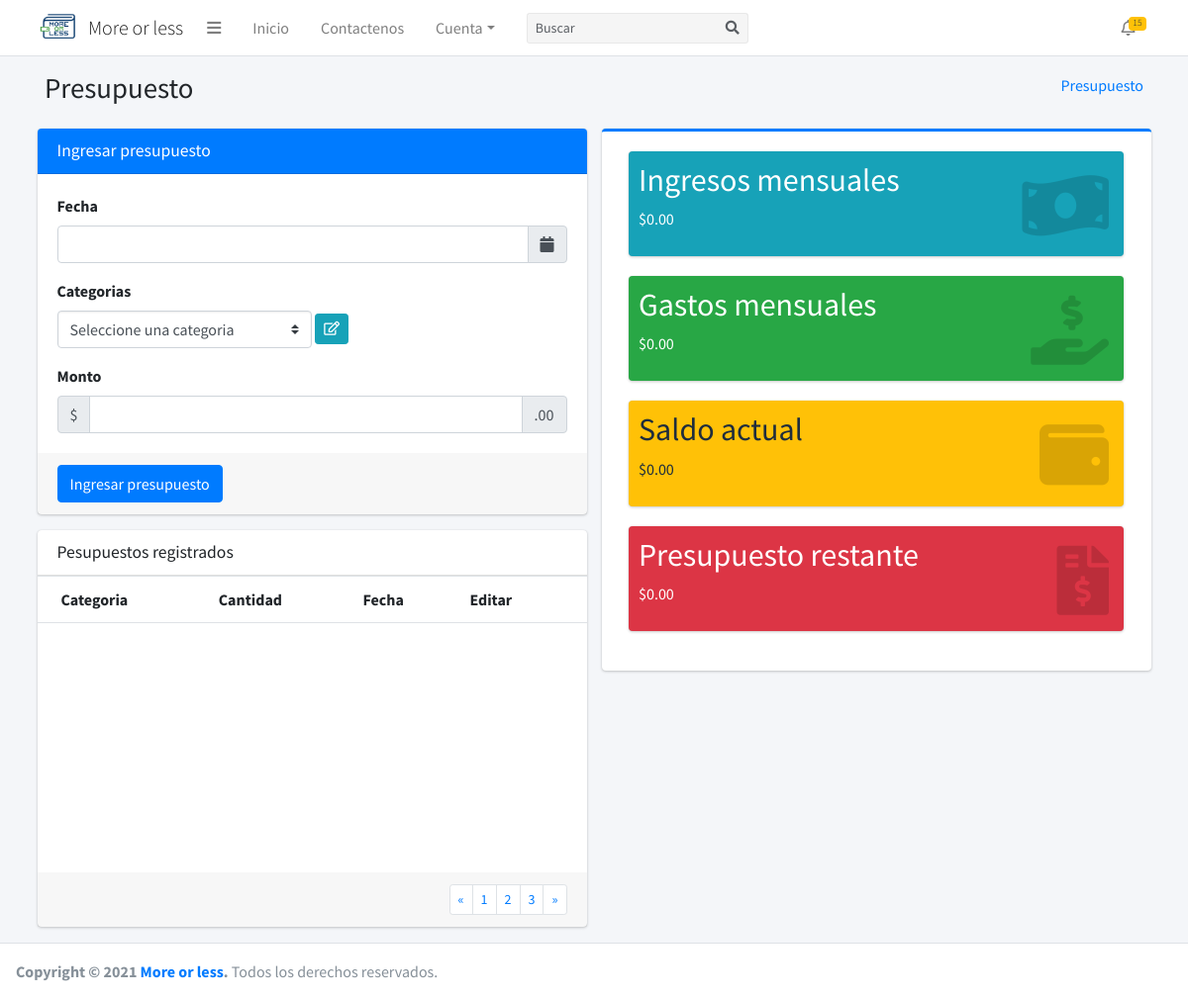
Page /presupuesto/ on the earlier database version.
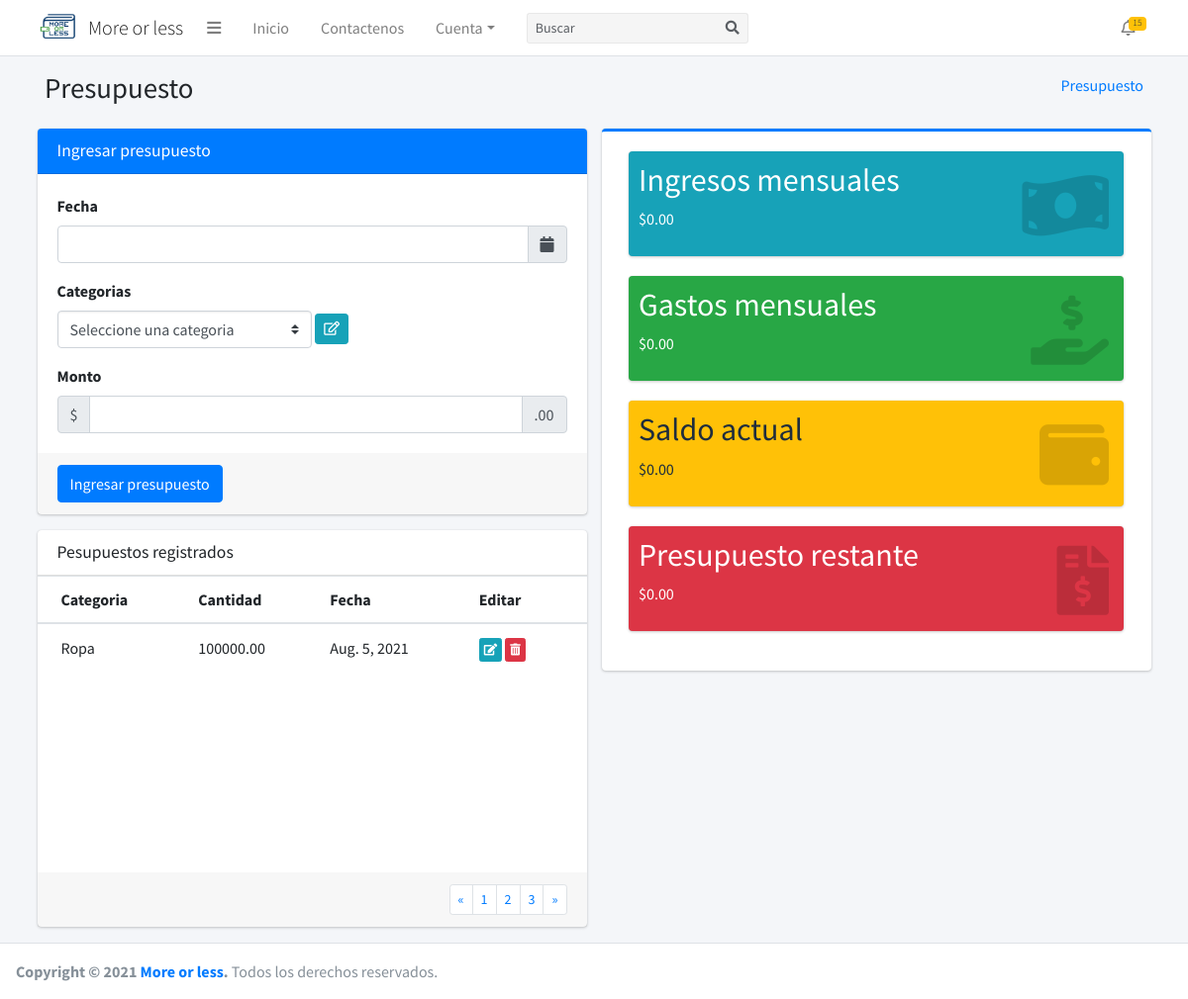
Same page on the later database version.
### core/presupuesto/models.py (models this page shows, shortened)
class Presupuesto(models.Model):
    date = models.DateField(default=datetime.now, verbose_name='Fecha de registro')
    amount = models.DecimalField(default=0.00, max_digits=9, decimal_places=2, verbose_name='Monto')
    category = models.CharField(max_length=50, verbose_name='Categoria')
    class Meta:
        verbose_name = 'Presupuesto'
        verbose_name_plural = 'Presupuestos'
        db_table = 'presupuesto'
        ordering = ['id']

### core/presupuesto/views.py (the view)
# urls.py: path('presupuesto/', PresupuestoListView.as_view(), name='presupuesto'),
class PresupuestoListView(ListView):
    model = Presupuesto
    template_name = 'presupuesto.html'
    def get_context_data(self, **kwargs):
        context = super().get_context_data(**kwargs)
        context['title'] = 'Pesupuestos registrados'
        return context

### templates/presupuesto.html (shortened to what the changed rows need)
{% extends 'body.html' %}
{% load static %}
{% block content %}
    <div class="content-wrapper">
        <div class="content-header">
            <div class="container">
                <div class="container-fluid">
                    <div class="row mb-2">
                        <div class="col-sm-6">
                            <h1 class="m-0">Presupuesto</h1>
                        </div>
                    </div>
                </div>
            </div>
        </div>
        <section class="content">
            <div class="container">
                <div class="row">
                    <div class="col-12 col-sm-12 col-lg-6">
                        {% include 'list_presupuesto.html' %}
                    </div>
                    <div class="col-12 col-sm-12 col-lg-6">
                        <div class="card card-primary card-outline">
                            <div class="card-body">
                                <div class="col-12 col-sm-12 col-lg-12">
                                    <div class="small-box bg-info">
                                        <div class="inner">
                                            <h2>Ingresos mensuales</h2>
                                        </div>
                                    </div>
                                </div>
                                <div class="col-12 col-sm-12 col-lg-12">
                                    <div class="small-box bg-success">
                                        <div class="inner">
                                            <h2>Gastos mensuales</h2>
                                        </div>
                                    </div>
                                </div>
                                <div class="col-12 col-sm-12 col-lg-12">
                                    <div class="small-box bg-warning">
                                        <div class="inner">
                                            <h2>Saldo actual</h2>
                                        </div>
                                    </div>
                                </div>
                                <div class="col-12 col-sm-12 col-lg-12">
                                    <div class="small-box bg-danger">
                                        <div class="inner">
                                            <h2>Presupuesto restante</h2>
                                        </div>
                                    </div>
                                </div>
                            </div>
                        </div>
                    </div>
                </div>
            </div>
        </section>
    </div>
{% endblock %}

### templates/list_presupuesto.html
{% extends 'list.html' %}
{% block columns %}
    <tr>
        <th>Categoria</th>
        <th>Cantidad</th>
        <th>Fecha</th>
        <th>Editar</th>
    </tr>
{% endblock %}
{% block rows %}
    <tr>
        {% for c in object_list %}
            <td>{{ c.category }}</td>
            <td>{{ c.amount }}</td>
            <td>{{ c.date }}</td>
            <td>
                <button type="button" class="btn btn-info btn-xs"><i class="fas fa-edit"></i>
                </button>
                <button type="button" class="btn btn-danger btn-xs"><i
                        class="fas fa-trash-alt"></i>
                </button>
            </td>
        {% endfor %}
    </tr>
{% endblock %}

Differences in the rows shown:
added Presupuesto: category "Ropa", amount "100000.00", date "Aug. 5, 2021"
